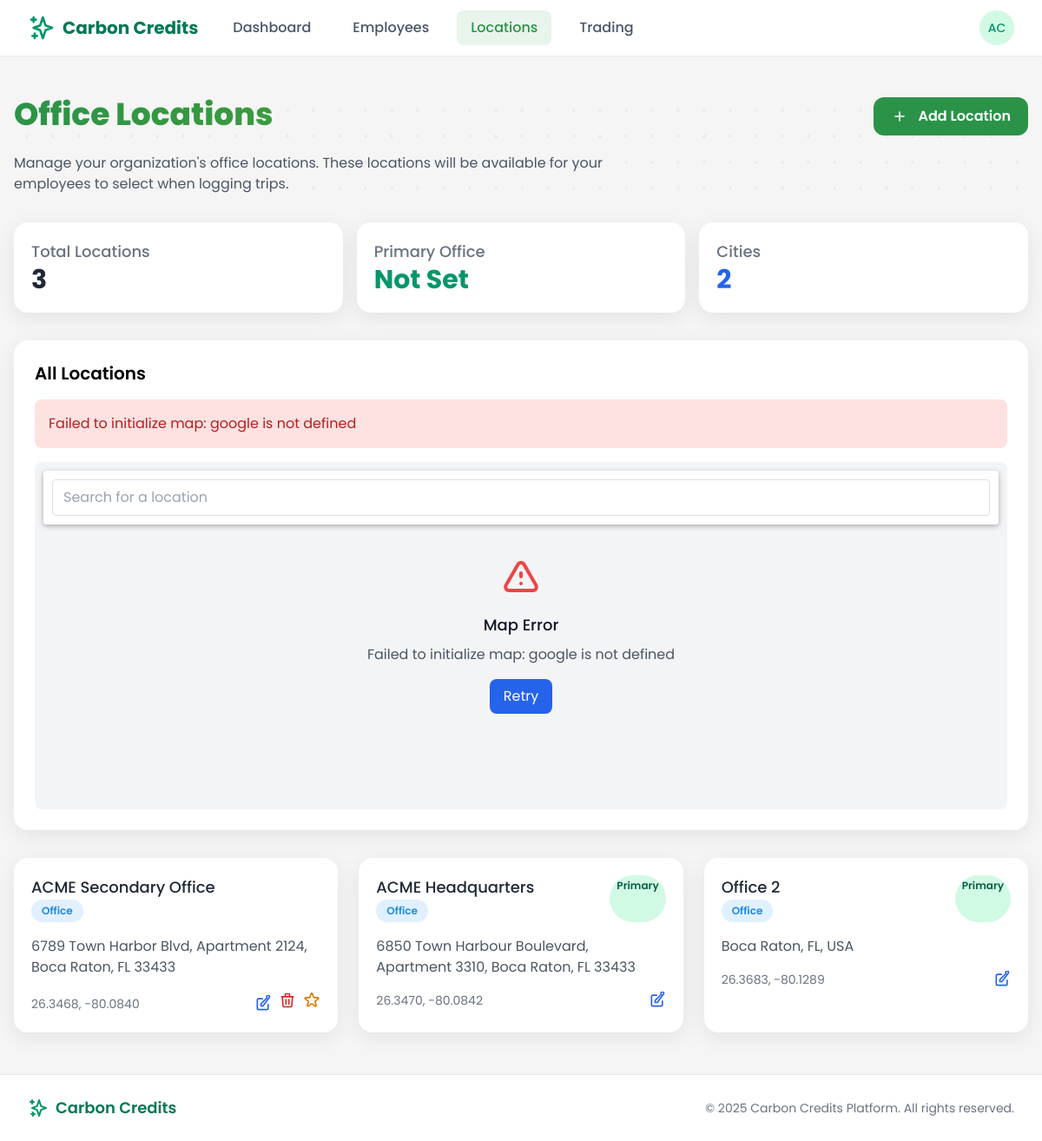
Screenshot of /employer/locations/ (signed in) with the database file from the repository.
### users/models.py (models this page shows, shortened)
class CustomUser(AbstractUser):
    is_employee = models.BooleanField(default=False)
    is_employer = models.BooleanField(default=False)
    is_bank_admin = models.BooleanField(default=False)
    is_super_admin = models.BooleanField(default=False)
    email = models.EmailField(_('email address'), unique=True)
    date_joined = models.DateTimeField(default=timezone.now)
    approved = models.BooleanField(default=False)
    USERNAME_FIELD = 'email'
    REQUIRED_FIELDS = ['username', 'first_name', 'last_name']
    class Meta:
        verbose_name = _('user')
        verbose_name_plural = _('users')

class Location(models.Model):
    LOCATION_TYPES = (
        ('home', 'Home'),
        ('office', 'Office'),
        ('commute', 'Commute'),
        ('other', 'Other'),
    )
    name = models.CharField(max_length=100, default='', blank=True)
    created_by = models.ForeignKey(
        CustomUser,
        on_delete=models.CASCADE,
        related_name='locations'
    )
    latitude = models.DecimalField(max_digits=10, decimal_places=7)
    longitude = models.DecimalField(max_digits=10, decimal_places=7)
    address = models.CharField(max_length=255)
    location_type = models.CharField(max_length=10, choices=LOCATION_TYPES, default='other')
    employer = models.ForeignKey(
        EmployerProfile,
        on_delete=models.CASCADE,
        related_name='office_locations',
        null=True,
        blank=True
    )
    is_primary = models.BooleanField(default=False)
    created_at = models.DateTimeField(default=timezone.now)

### core/views/employer_views.py (the view)
# urls.py: path('locations/', locations_list, name='locations'),
@login_required
@user_passes_test(lambda u: u.is_employer)
def locations_list(request):
    employer_profile = request.user.employer_profile
    locations = employer_profile.office_locations.all().order_by('-created_at')
    try:
        primary_location = locations.get(is_primary=True)
    except:
        primary_location = None
    city_count = len(set([loc.address.split(',')[-2].strip() for loc in locations if ',' in loc.address]))
    from django.conf import settings
    maps_api_key = getattr(settings, 'GOOGLE_MAPS_API_KEY', '')
    context = {
        'locations': locations,
        'primary_location': primary_location,
        'city_count': city_count,
        'maps_api_key': maps_api_key,
        'page_title': 'Manage Locations',
    }
    return render(request, 'employer/locations.html', context)

### templates/employer/locations.html (shortened to what this page needs)
{% extends 'base.html' %}
{% block content %}
<div class="locations-container px-4 py-6">
    <div class="relative mb-8">
        <div class="bg-pattern"></div>
        <div class="relative z-10 flex justify-between items-start">
            <div>
                <h1 class="section-headline text-3xl md:text-4xl font-bold mb-6">Office Locations</h1>
                <p class="text-gray-600 max-w-3xl">
                    Manage your organization's office locations. These locations will be available for your employees to select when logging trips.
                </p>
            </div>
            <button id="add-location-btn" class="btn-primary flex items-center" onclick="openLocationModal()">
                <svg xmlns="http://www.w3.org/2000/svg" class="h-5 w-5 mr-1" fill="none" viewBox="0 0 24 24" stroke="currentColor">
                    <path stroke-linecap="round" stroke-linejoin="round" stroke-width="2" d="M12 6v6m0 0v6m0-6h6m-6 0H6" />
                </svg>
                Add Location
            </button>
        </div>
    </div>
    <div class="grid grid-cols-1 sm:grid-cols-3 gap-4 mb-8">
        <div class="modern-card p-5">
            <h3 class="text-lg font-medium text-gray-500">Total Locations</h3>
            <p class="text-3xl font-bold text-gray-800">{{ locations.count }}</p>
        </div>
        <div class="modern-card p-5">
            <h3 class="text-lg font-medium text-gray-500">Primary Office</h3>
            <p class="text-3xl font-bold text-green-600">{{ primary_location.name|default:"Not Set" }}</p>
        </div>
        <div class="modern-card p-5">
            <h3 class="text-lg font-medium text-gray-500">Cities</h3>
            <p class="text-3xl font-bold text-blue-600">{{ city_count|default:"0" }}</p>
        </div>
    </div>
    <div class="modern-card p-6 mb-8">
        <h2 class="text-xl font-semibold mb-4">All Locations</h2>
        <div id="map-error-log" class="hidden bg-red-100 text-red-700 p-4 mb-4 rounded-lg"></div>
        <div class="map-container">
            <div class="map-search-container">
                <input id="map-search-input" type="text" placeholder="Search for a location">
            </div>
            <div id="locations-map" class="h-full w-full"></div>
        </div>
    </div>
    <div class="grid grid-cols-1 md:grid-cols-2 lg:grid-cols-3 gap-6">
        {% if locations %}
            {% for location in locations %}
                <div class="modern-card p-5 location-card">
                    <div class="flex justify-between mb-4">
                        <div>
                            <h3 class="text-lg font-medium text-gray-800">{{ location.name }}</h3>
                            <span class="location-type-tag type-{{ location.location_type }}">
                                {{ location.get_location_type_display }}
                            </span>
                        </div>
                        {% if location.is_primary %}
                        <span class="px-2 py-1 bg-green-100 text-green-800 text-xs font-semibold rounded-full">Primary</span>
                        {% endif %}
                    </div>
                    <p class="text-gray-600 mb-3">{{ location.address }}</p>
                    <div class="flex justify-between items-center mt-4">
                        <div class="text-sm text-gray-500">
                            <span>{{ location.latitude|floatformat:4 }}, {{ location.longitude|floatformat:4 }}</span>
                        </div>
                        <div class="flex space-x-2">
                            <button class="edit-location-btn text-blue-600 hover:text-blue-900"
                                data-id="{{ location.id }}"
                                data-name="{{ location.name }}"
                                data-address="{{ location.address }}"
                                data-lat="{{ location.latitude }}"
                                data-lng="{{ location.longitude }}"
                                data-type="{{ location.location_type }}"
                                onclick="editLocation(this)">
                                <svg xmlns="http://www.w3.org/2000/svg" class="h-5 w-5" fill="none" viewBox="0 0 24 24" stroke="currentColor">
                                    <path stroke-linecap="round" stroke-linejoin="round" stroke-width="2" d="M11 5H6a2 2 0 00-2 2v11a2 2 0 002 2h11a2 2 0 002-2v-5m-1.414-9.414a2 2 0 112.828 0L11.828 15H9v-2.828l8.586-8.586z" />
                                </svg>
                            </button>
                            {% if not location.is_primary %}
                            <form method="post" action="{% url 'employer:location_delete' location.id %}" class="inline">
                                <button type="submit" class="text-red-600 hover:text-red-900" onclick="return confirm('Are you sure you want to delete this location?')">
                                    <svg xmlns="http://www.w3.org/2000/svg" class="h-5 w-5" fill="none" viewBox="0 0 24 24" stroke="currentColor">
                                        <path stroke-linecap="round" stroke-linejoin="round" stroke-width="2" d="M19 7l-.867 12.142A2 2 0 0116.138 21H7.862a2 2 0 01-1.995-1.858L5 7m5 4v6m4-6v6m1-10V4a1 1 0 00-1-1h-4a1 1 0 00-1 1v3M4 7h16" />
                                    </svg>
                                </button>
                            </form>
                            {% endif %}
                            {% if not location.is_primary %}
                            <form method="post" action="{% url 'employer:location_set_primary' location.id %}" class="inline">
                                <button type="submit" class="text-yellow-600 hover:text-yellow-900" title="Set as Primary">
                                </button>
                            </form>
                            {% endif %}
                        </div>
                    </div>
                </div>
            {% endfor %}
        {% endif %}
    </div>
</div>
{% endblock %}

### templates/base.html (shortened to what this page needs)
{% load static %}
<!DOCTYPE html>
<html lang="en">
<head>
    <link href="https://cdn.jsdelivr.net/npm/tailwindcss@2.2.19/dist/tailwind.min.css" rel="stylesheet">
</head>
<body class="flex flex-col min-h-screen">
    <header class="bg-white shadow-sm sticky top-0 z-50">
        <nav class="max-w-7xl mx-auto px-4 sm:px-6 lg:px-8">
            <div class="flex justify-between h-16">
                <div class="flex">
                    <div class="flex-shrink-0 flex items-center">
                        <a href="{% url 'home' %}" class="flex items-center">
                            <svg xmlns="http://www.w3.org/2000/svg" class="h-8 w-8 text-green-600" fill="none" viewBox="0 0 24 24" stroke="currentColor">
                                <path stroke-linecap="round" stroke-linejoin="round" stroke-width="2" d="M5 3v4M3 5h4M6 17v4m-2-2h4m5-16l2.286 6.857L21 12l-5.714 2.143L13 21l-2.286-6.857L5 12l5.714-2.143L13 3z" />
                            </svg>
                            <span class="ml-2 text-xl font-bold text-green-700">Carbon Credits</span>
                        </a>
                    </div>
                    {% if user.is_authenticated %}
                    <div class="hidden sm:ml-6 sm:flex sm:space-x-4 items-center">
                        {% if user.is_super_admin %}
                        <a href="{% url 'admin_dashboard' %}" class="nav-link {% if request.resolver_match.url_name == 'admin_dashboard' %}active{% endif %}">Dashboard</a>
                        <a href="{% url 'admin_users' %}" class="nav-link {% if request.resolver_match.url_name == 'admin_users' %}active{% endif %}">Users</a>
                        <a href="{% url 'admin_reports' %}" class="nav-link {% if request.resolver_match.url_name == 'admin_reports' %}active{% endif %}">Reports</a>
                        {% elif user.is_employer %}
                        <a href="{% url 'employer:employer_dashboard' %}" class="nav-link {% if request.resolver_match.url_name == 'employer_dashboard' %}active{% endif %}">Dashboard</a>
                        <a href="{% url 'employer:employees' %}" class="nav-link {% if request.resolver_match.url_name == 'employees' %}active{% endif %}">Employees</a>
                        <a href="{% url 'employer:locations' %}" class="nav-link {% if request.resolver_match.url_name == 'locations' %}active{% endif %}">Locations</a>
                        <a href="{% url 'employer:trading' %}" class="nav-link {% if request.resolver_match.url_name == 'trading' %}active{% endif %}">Trading</a>
                        {% endif %}
                    </div>
                    {% endif %}
                </div>
                <div class="flex items-center">
                    {% if user.is_authenticated %}
                    <div class="ml-3 relative">
                        <div>
                            <button type="button" class="bg-white rounded-full flex text-sm focus:outline-none focus:ring-2 focus:ring-offset-2 focus:ring-green-500" id="user-menu-button" aria-expanded="false" aria-haspopup="true">
                                <div class="h-10 w-10 rounded-full bg-green-100 flex items-center justify-center text-green-600 font-medium">
                                    {{ user.first_name|slice:":1" }}{{ user.last_name|slice:":1" }}
                                </div>
                            </button>
                        </div>
                    </div>
                    {% else %}
                    <a href="{% url 'login' %}" class="btn-secondary">Log in</a>
                    <a href="{% url 'register' %}" class="ml-3 btn-primary">Register</a>
                    {% endif %}
                </div>
            </div>
        </nav>
    </header>
    <main class="flex-grow py-6">
        {% block content %}{% endblock %}
    </main>
    <footer class="bg-white py-6 border-t border-gray-200 mt-auto">
        <div class="max-w-7xl mx-auto px-4 sm:px-6 lg:px-8">
            <div class="flex flex-col md:flex-row md:justify-between items-center">
                <div class="flex items-center mb-4 md:mb-0">
                    <svg xmlns="http://www.w3.org/2000/svg" class="h-6 w-6 text-green-600" fill="none" viewBox="0 0 24 24" stroke="currentColor">
                        <path stroke-linecap="round" stroke-linejoin="round" stroke-width="2" d="M5 3v4M3 5h4M6 17v4m-2-2h4m5-16l2.286 6.857L21 12l-5.714 2.143L13 21l-2.286-6.857L5 12l5.714-2.143L13 3z" />
                    </svg>
                    <span class="ml-2 text-lg font-semibold text-green-700">Carbon Credits</span>
                </div>
                <p class="text-center text-gray-500 text-sm">
                    &copy; {% now "Y" %} Carbon Credits Platform. All rights reserved.
                </p>
            </div>
        </div>
    </footer>
</body>
</html>

### templates/base.html (style rules this page uses)
:root { --primary: #2B9348; --secondary: #55A630; --neutral-dark: #1C1C1C; --light-bg: #F5F5F5; --accent: #F9DC5C; --secondary-accent: #70A9A1; --cta-blue: #1E88E5; }
body { font-family: 'Poppins', sans-serif; background-color: var(--light-bg); }
.modern-card { border-radius: 16px; box-shadow: 0px 6px 24px rgba(0, 0, 0, 0.08); transition: all 0.3s ease; background-color: white; }
.btn-primary { background-color: var(--primary); color: white; border-radius: 12px; padding: 10px 20px; font-weight: 600; transition: all 0.3s ease; display: inline-flex; align-items: center; gap: 8px; }
.section-headline { font-weight: 800; background: linear-gradient(90deg, var(--primary), var(--secondary)); -webkit-background-clip: text; -webkit-text-fill-color: transparent; margin-bottom: 1.5rem; }
.nav-link { color: #4A5568; font-weight: 500; transition: all 0.2s ease; padding: 0.5rem 1rem; border-radius: 8px; }
.nav-link:hover, .nav-link.active { color: var(--primary); background-color: rgba(43, 147, 72, 0.1); }
.bg-pattern { position: absolute; top: 0; right: 0; width: 100%; height: 100%; background-image: radial-gradient(var(--secondary-accent) 2px, transparent 2px); background-size: 30px 30px; opacity: 0.1; z-index: 0; }

### templates/employer/locations.html (style rules this page uses)
.locations-container { max-width: 1200px; margin: 0 auto; }
.location-card { transition: all 0.3s ease; }
.map-container { height: 400px; width: 100%; background-color: #f3f4f6; border-radius: 0.5rem; overflow: hidden; position: relative; }
#locations-map { height: 100%; width: 100%; }
.map-search-container { position: absolute; top: 10px; left: 10px; right: 10px; z-index: 10; background: white; padding: 10px; border-radius: 4px; box-shadow: 0 2px 6px rgba(0, 0, 0, 0.3); }
#map-search-input { width: 100%; padding: 8px 12px; border: 1px solid #ddd; border-radius: 4px; }
.location-type-tag { display: inline-block; padding: 0.25rem 0.75rem; border-radius: 9999px; font-size: 0.75rem; font-weight: 600; }
.type-office { background-color: #E1F0FF; color: #1E88E5; }

### rows the page displays
CustomUser: first_name "A", last_name "C"
Location: name "ACME Secondary Office", location_type "Office", address "6789 Town Harbor Blvd, Apartment 2124, Boca Raton, FL 33433", latitude "26.3468", longitude "-80.0840", is_primary False (drawn)
Location: name "ACME Headquarters", location_type "Office", is_primary "Primary", address "6850 Town Harbour Boulevard, Apartment 3310, Boca Raton, FL 33433", latitude "26.3470", longitude "-80.0842"
Location: name "Office 2", location_type "Office", is_primary "Primary", address "Boca Raton, FL, USA", latitude "26.3683", longitude "-80.1289"

### other values shown
{{ locations.count }} "3"
{{ primary_location.name|default:"Not Set" }} "Not Set"
{{ city_count|default:"0" }} "2"
